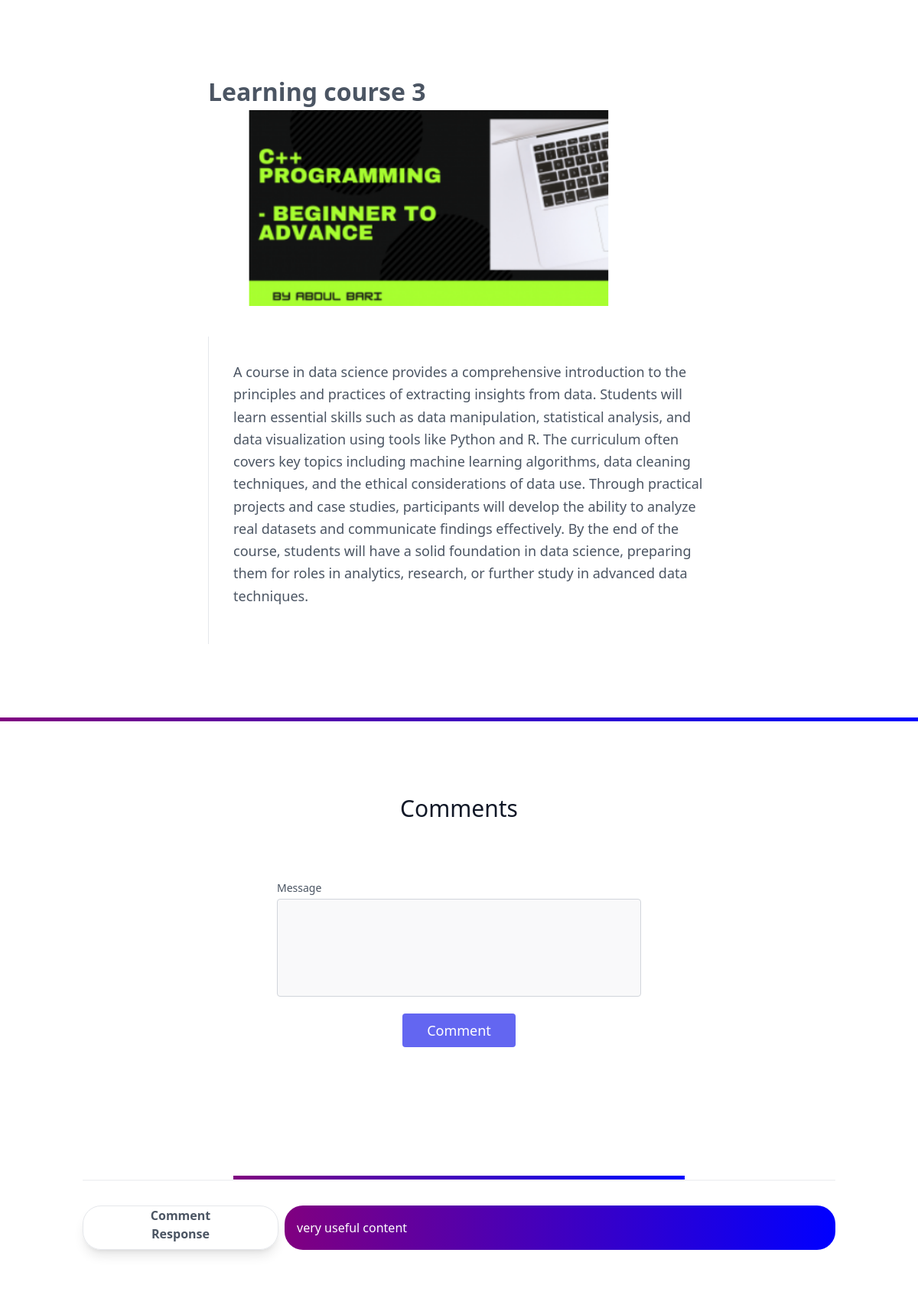
Page /blog?id=3 on the committed database.
### tables this page shows
CREATE TABLE blogs (blog_id INTEGER, title TEXT, url TEXT, content TEXT);

CREATE TABLE comment (blog_id INTEGER, comment TEXT);

### framework/Controllers/Controllers.php (called while the page is built, shortened)
<?php
class Controllers extends Template{
    function blog($req){
        $db = new db($_ENV['SQLITE_DB_NAME']);
        $rows = $db->table('blogs')->where("blog_id","=",$req["id"])->get();
        $rowc = $db->table('comment')->where("blog_id","=",$req["id"])->get();
        return $this->view("blog",["blog"=>$rows[0],"comment"=>$rowc]);
    }
}

### framework/Router/Router.php (called while the page is built, shortened)
<?php
class Router extends utility
{
    protected $paths = ["GET" => [], "POST" => []];
    function add($method, $path, $handler)
    {
        switch ($method) {
            case "GET":
                $this->paths["GET"][$path] = $handler;
                break;
            case "POST":
                $this->paths["POST"][$path] = $handler;
                break;
        }
    }
    function active()
    {
        $url = $_SERVER["REQUEST_URI"];
        $method = $_SERVER["REQUEST_METHOD"];
        $url = parse_url($url);
        if ($this->path_exist($url['path'], $method)) {
            $handler = $this->paths[$method][$url['path']];
            if (is_array($handler)) {
                return (new $handler[0])->{$handler[1]}(array_merge($_REQUEST,$_FILES));
            } else {
                return $handler($_REQUEST);
            }
        } else {
            return (new Error())->InvalidRequest();
        }
    }
    function path_exist($url, $method)
    {
        return array_key_exists($url, $this->paths[$method]);
    }
}

### framework/DataBase/SQLite.php (called while the page is built, shortened)
<?php
class SQLite {
    private $pdo;
    private $table;
    private $whereClauses = [];
    private $queryParams = [];
    private $dbName;
    public function __construct($dbName=null) {
        if(!$this->createDatabase($dbName)){
        $this->dbName = $dbName.".sqlite";
    }
    }
    private function connect() {
        $dsn = "sqlite:" . __DIR__ . "/sqlite/" . $this->dbName;
        $this->pdo = new \PDO($dsn);
        $this->pdo->setAttribute(\PDO::ATTR_ERRMODE, \PDO::ERRMODE_EXCEPTION);
    }
    public function table($table) {
        $this->table = $table;
        return $this;
    }
    public function where($column, $operator, $value) {
        $this->whereClauses[] = "$column $operator ?";
        $this->queryParams[] = $value;
        return $this;
    }
    public function get() {
        $sql = "SELECT * FROM $this->table";
        if (!empty($this->whereClauses)) {
            $sql .= " WHERE " . implode(' AND ', $this->whereClauses);
        }
        $stmt = $this->pdo->prepare($sql);
        $stmt->execute($this->queryParams);
        return $stmt->fetchAll(\PDO::FETCH_ASSOC);
    }
    public function createDatabase($dbName) {
        $dbName .= ".sqlite";
        $newDbPath = __DIR__ . "/sqlite/" . $dbName;
        if (file_exists($newDbPath)) {
            return false;
        }
        $this->dbName = $dbName;
        return true;
    }
}

### framework/autoload.php (called while the page is built, shortened)
<?php
spl_autoload_register(function ($class){
    $file_path = __DIR__."/../".str_replace("\\","/",$class).".php";
});

### framework/cache/126ac9f6149081eb0e97c2e939eaad52.php (the view, shortened to what this page needs)
<!doctype html>
<html>
<head>
  <script src="https://cdn.tailwindcss.com"></script>
  <link rel="stylesheet" href=<?php $this->asset("style.css"); ?> >
</head>
<body>
<section class="text-gray-600 body-font">
  <div class="container px-5 py-24 mx-auto flex flex-col">
    <div class="lg:w-4/6 mx-auto">
        <h1 style="font-size:2rem;font-weight:bolder"><?php echo htmlspecialchars($blog['title'], ENT_QUOTES, "UTF-8"); ?></h1>
      <div class="rounded-lg h-64 overflow-hidden">
        <img alt="content" class="object-cover object-center h-full w-full" src="<?php echo htmlspecialchars($blog['url'], ENT_QUOTES, "UTF-8"); ?>">
      </div>
      <div class="flex flex-col sm:flex-row mt-10">
        <div class=" sm:pl-8  sm:py-8 sm:border-l border-gray-200 sm:border-t-0 border-t mt-4 pt-4 sm:mt-0 text-center sm:text-left">
          <p class="leading-relaxed text-lg mb-4"><?php echo htmlspecialchars($blog['content'], ENT_QUOTES, "UTF-8"); ?></p>
        </div>
      </div>
    </div>
  </div>
</section>
<div class="dividers"></div>
<section class="text-gray-600 body-font relative">
  <div class="container px-5 py-24 mx-auto">
    <div class="flex flex-col text-center w-full mb-12">
      <h1 class="sm:text-3xl text-2xl font-medium title-font mb-4 text-gray-900">Comments</h1>
    </div>
    <div class="lg:w-1/2 md:w-2/3 mx-auto">
        <form action="comment" method="get">
        <div class="p-2 w-full">
          <div class="relative">
            <label for="message" class="leading-7 text-sm text-gray-600">Message</label>
            <textarea id="message" name="message" class="w-full bg-gray-100 bg-opacity-50 rounded border border-gray-300 focus:border-indigo-500 focus:bg-white focus:ring-2 focus:ring-indigo-200 h-32 text-base outline-none text-gray-700 py-1 px-3 resize-none leading-6 transition-colors duration-200 ease-in-out"></textarea>
          </div>
        </div>
        <div class="p-2 w-full">
          <button class="flex mx-auto text-white bg-indigo-500 border-0 py-2 px-8 focus:outline-none hover:bg-indigo-600 rounded text-lg">Comment</button>
        </div>
        </div>
      </div></form>
</section>
<section class="text-gray-600 body-font overflow-hidden">
    <?php foreach($comment as $c): ?>
    <div class="container px-5 py-24 mx-auto">
        <div class="-my-8 divide-y-2 divide-gray-100">
            <div class="dividers" style="width:60%;margin:auto"></div>
            <div class="py-8 flex flex-wrap md:flex-nowrap">
                <div class="md:w-64 rounded-3xl md:mb-0  flex-shrink-0  flex border shadow-lg text-center me-2 flex-col  ">
                    <span class="font-semibold title-font text-grey-700">Comment</span>
                    <span class="font-semibold title-font text-grey-700">Response</span>
        </div>
        <div class="md:flex-grow divider  rounded-3xl">
          <p class="leading-relaxed"><?php echo htmlspecialchars($c["comment"], ENT_QUOTES, "UTF-8"); ?></p>
        </div>
      </div>
<?php endforeach; ?>
    </div>
  </div>
</section>
</body>
</html>

### public/style.css (style rules this page uses)
.dividers { height: 5px; background-image: linear-gradient(to right,purple,blue); width: 100%; }
.divider { background-image: linear-gradient(to right,purple,blue); color: white!important; padding: 1rem; }

### rows in the picture
blogs: title "Learning course 3", url (picture), content "A course in data science provides a comprehensive introduction to the principles and practices of extracting insights from data. Students will learn essential skills such as data manipulation, statistical analysis, and data visualization using tools like Python and R. The curriculum often covers key topics including machine learning algorithms, data cleaning techniques, and the ethical considerations of data use. Through practical projects and case studies, participants will develop the ability to analyze real datasets and communicate findings effectively. By the end of the course, students will have a solid foundation in data science, preparing them for roles in analytics, research, or…"
comment: comment "very useful content"
